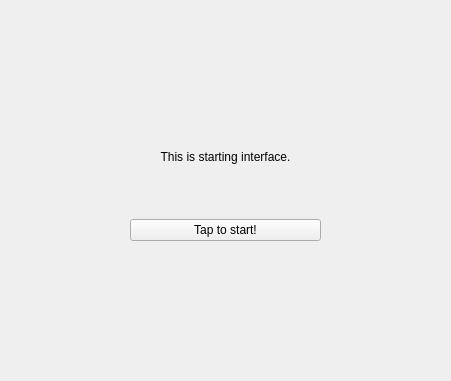
<?xml version="1.0" encoding="UTF-8"?>
<ui version="4.0">
 <class>to_start</class>
 <widget class="QWidget" name="to_start">
  <property name="geometry">
   <rect>
    <x>0</x>
    <y>0</y>
    <width>451</width>
    <height>381</height>
   </rect>
  </property>
  <property name="windowTitle">
   <string>Form</string>
  </property>
  <widget class="QWidget" name="">
   <property name="geometry">
    <rect>
     <x>130</x>
     <y>100</y>
     <width>191</width>
     <height>141</height>
    </rect>
   </property>
   <layout class="QVBoxLayout" name="verticalLayout">
    <item>
     <widget class="QLabel" name="label">
      <property name="text">
       <string>This is starting interface.</string>
      </property>
      <property name="alignment">
       <set>Qt::AlignCenter</set>
      </property>
     </widget>
    </item>
    <item>
     <widget class="QPushButton" name="pushButton">
      <property name="text">
       <string>Tap to start!</string>
      </property>
     </widget>
    </item>
   </layout>
  </widget>
 </widget>
 <resources/>
 <connections/>
</ui>
